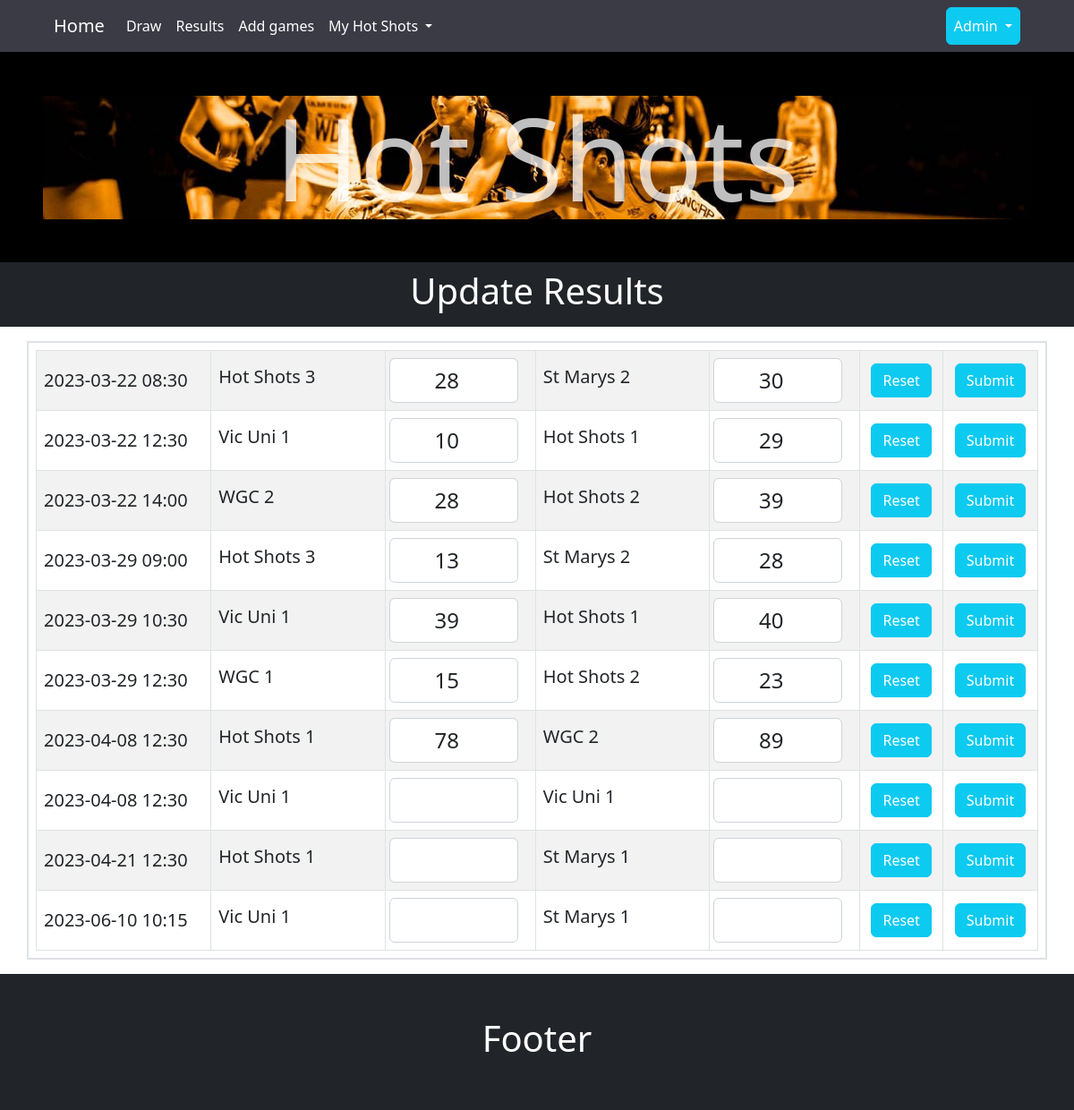
Page /allscores on the earlier database version.
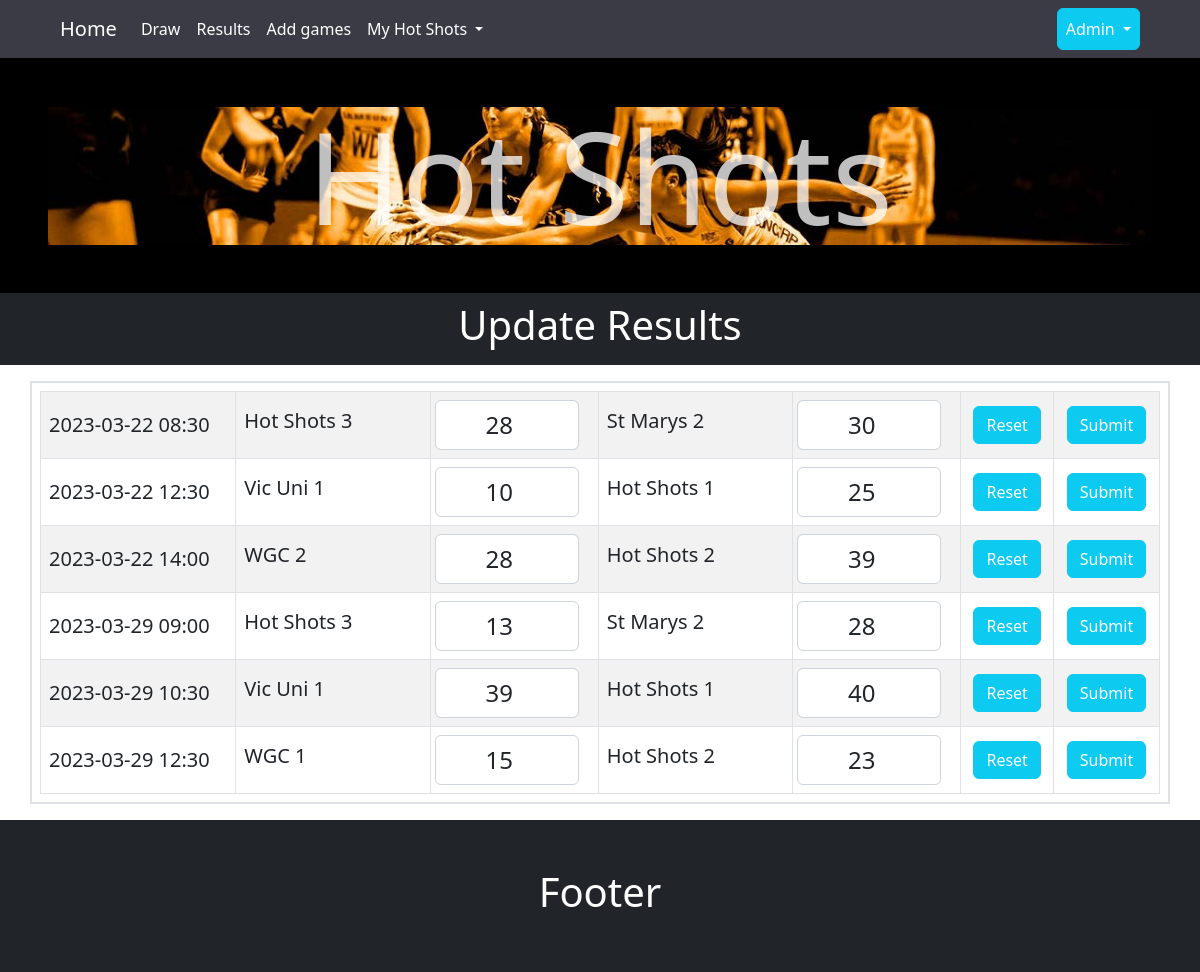
Same page on the later database version.
### tables this page shows
CREATE TABLE draw
(
    draw_id   integer primary key autoincrement,
    draw_date date    not null,
    team_1    integer not null,
    score_1   integer,
    team_2    integer not null,
    score_2   integer,
    foreign key (team_1) references team (team_id),
    foreign key (team_2) references team (team_id),
    unique(draw_date,team_1,team_2)
);

CREATE TABLE team(
    team_id integer primary key autoincrement ,
    team_name text not null unique
);

### server.py (the view, shortened to what this page needs)
@app.route('/allscores' , methods=['GET', 'POST'])
def allscores():
    data = request.args
    complete = False
    if 'complete' in data.keys():
        complete = True
    sql = """ select
        d.draw_id as "game_id",
        d.draw_date as "game_date",
        d.score_1 as "score_1",
        d.score_2 as "score_2",
        b.team_name as "team_1",
        c.team_name as "team_2"
        from draw d
        join team b on  d.team_1 = b.team_id
        join team c on  d.team_2 = c.team_id
        """
    value_tuple = ()
    team_data = run_search_query_tuples(sql, value_tuple, db_path, True)
    if request.method == 'GET':
        return render_template("netball_manage_scores.html", team_data=team_data, complete=complete)

### db_functions.py (called while the page is built)
def run_search_query_tuples(sql_query,values_tuple, file_path, rowfactory=False):
    result = None
    try:
        db = sqlite3.connect(file_path)
        if rowfactory:
            db.row_factory = sqlite3.Row
        cursor = db.cursor()
        cursor.execute(sql_query,values_tuple)
        result = cursor.fetchall()
        cursor.close()
    except sqlite3.Error as error:
        print("Error running search query tuples: {}".format(error))
        return None
    db.close()
    if result is None:
        print("No search values were found")
    return result

### templates/netball_manage_scores.html (shortened to what this page needs)
{% extends "layout.html" %}
{% block heading %} Update Results {% endblock %}
{% block content %}
<div class="container-sm border border-2 p-2 my-3">
<div class="table-responsive-lg">
  <table class="table table-bordered mx-auto align-middle table-striped m-0">
      {% for row in team_data %}
      <tr>
            <td> {{ row['game_date'] }}</td>
            <td><label for="team1score{{loop.index0}}" class="form-label"> {{row['team_1']}}</label> </td>
            <td class="px-1"><input type="number" class="form-control" form="form{{loop.index0}}" id="team1score{{loop.index0}}" name="score_1"  min="0" max="100" step="1" placeholder="" value={{row['score_1']}} required></td>
            <td>  <label for="team2score{{loop.index0}}" class="form-label"> {{row['team_2']}}</label></td>
            <td class="px-1"> <input type="number" class="form-control" form="form{{loop.index0}}" id="team2score{{loop.index0}}" name="score_2" min="0" max="100" step="1" placeholder="" value={{row['score_2']}} required></td>
            <td class="text-center">   <button type="reset" class="btn btn-info text-white" form="form{{loop.index0}}">Reset</button></td>
            <td class="text-center">   <button type="submit" class="btn btn-info text-white" form="form{{loop.index0}}">Submit</button></td>
      </tr>
      {% endfor %}
       </table>
</div>
</div>
{% endblock %}

Differences in the rows shown:
removed draw: game_date "2023-04-08 12:30", team_1 "Hot Shots 1", score_1 "78", team_2 "WGC 2", score_2 "89"
removed draw: game_date "2023-04-08 12:30", team_1 "Vic Uni 1", team_2 "Vic Uni 1"
removed draw: game_date "2023-04-21 12:30", team_1 "Hot Shots 1", team_2 "St Marys 1"
removed draw: game_date "2023-06-10 10:15", team_1 "Vic Uni 1", team_2 "St Marys 1"
changed draw (number 2 of 6 on the later page): score_2 "29" → "25"
